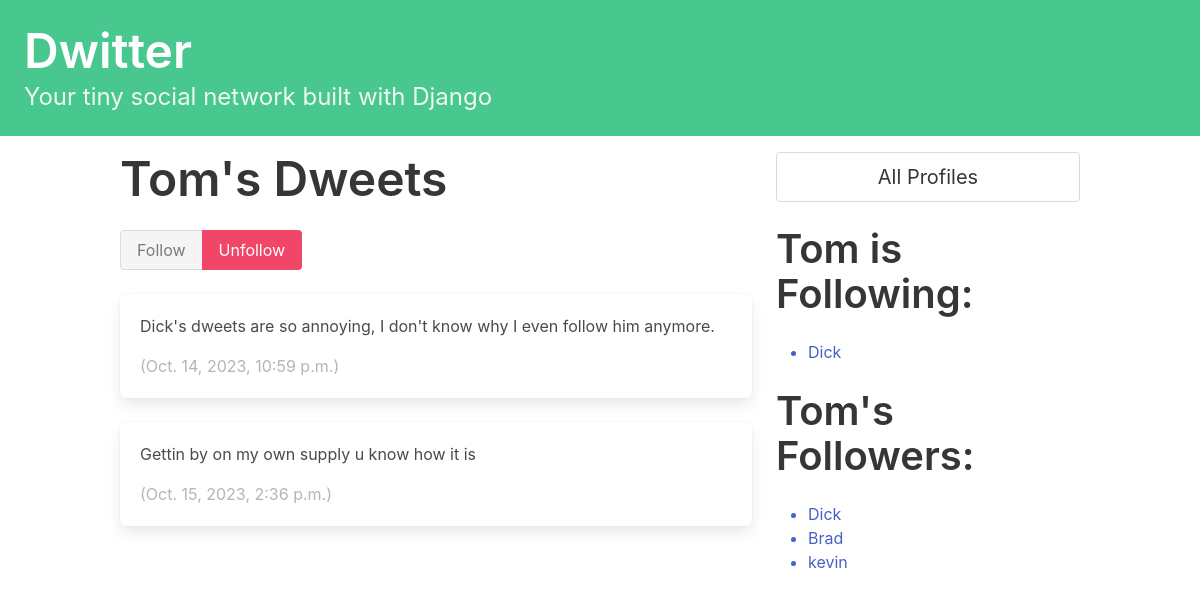
The app's page /profile/6 (signed in) with its own data.
### dwitter/models.py (models this page shows, shortened)
class Profile(models.Model):
    user = models.OneToOneField(User, on_delete=models.CASCADE)
    follows = models.ManyToManyField(
        "self",
        related_name="followed_by",
        symmetrical=False,
        blank=True
    )
    def __str__(self):
        return self.user.username

class Dweet(models.Model):
    user = models.ForeignKey(
        User, related_name="dweets", on_delete=models.DO_NOTHING
    )
    body = models.CharField(max_length=140)
    created_at = models.DateTimeField(auto_now_add=True)

### dwitter/views.py (the view, shortened to what this page needs)
# urls.py: path("profile/<int:pk>", profile, name="profile"),
def profile(request, pk):
    if not hasattr(request.user, 'profile'):
        missing_profile = Profile(user=request.user)
        missing_profile.save()
    profile = Profile.objects.get(pk=pk)
    return render(request, "dwitter/profile.html", {"profile": profile, "following_excluding_self": profile.follows.exclude(user=profile.user), "followers_excluding_self": profile.followed_by.exclude(user=profile.user)})

### dwitter/templates/dwitter/profile.html (shortened to what this page needs)
{% extends 'base.html' %}
{% block content %}
<div class="column is-two-thirds">
    <h1 class="title is-1">{{ profile.user.username}}'s Dweets</h1>
    <div class="block">
        <form method="post">
            <div class="buttons has-addons">
            {% if profile in user.profile.follows.all %}
                <button class="button is-success is-static">Follow</button>
                <button class="button is-danger" name="follow" value="unfollow">Unfollow</button>
            {% else %}
                <button class="button is-success" name="follow" value="follow">Follow</button>
                <button class="button is-danger is-static">Unfollow</button>
            {% endif %}
            </div>
        </form>
    </div>
    <div class="content" style="word-wrap: anywhere;">
        {% for dweet in profile.user.dweets.all %}
            <div class="box">
                <p>{{dweet.body}}</p>
                <p class="is-small has-text-grey-light">
                    ({{ dweet.created_at }})
                </p>
            </div>
        {% endfor %}
    </div>
</div>
<div class="column is-one-third">
    <div class="block">
        <a href="{% url 'dwitter:profile_list' %}">
            <button class="button is-medium is-fullwidth">All Profiles</button>
        </a>
    </div>
    <div class="block">
        <h2 class="title is-2">{{ profile.user.username}} is Following:</h2>
        <div class="content">
            <ul>
            {% if following_excluding_self.count > 0 %}
                {% for following in following_excluding_self %}
                <a href="{% url 'dwitter:profile' following.id %}">
                        <li>{{ following }}</li>
                    </a>
                {% endfor %}
            {% else %}
                <p>{{ profile.user.username}} isn't following anyone.</p>
            {% endif %}
            </ul>
        </div>
    </div>
    <div class="block">
        <h2 class="title is-2">{{ profile.user.username}}'s Followers:</h2>
        <div class="content">
            <ul>
            {% if followers_excluding_self.count > 0 %}
                {% for follower in followers_excluding_self %}
                    <a href="{% url 'dwitter:profile' follower.id %}">
                        <li>{{ follower }}</li>
                    </a>
                {% endfor %}
            {% else %}
                <p>No users are following {{ profile.user.username}}.</p>
            {% endif %}
            </ul>
        </div>
    </div>
</div>
{% endblock content %}

### records on screen
Profile: user.username "Tom"
Dweet: body "Dick's dweets are so annoying, I don't know why I even follow him anymore.", created_at "Oct. 14, 2023, 10:59 p.m."
Dweet: body "Gettin by on my own supply u know how it is", created_at "Oct. 15, 2023, 2:36 p.m."
Profile: user.username "Dick"
Profile: user.username "Brad"
Profile: user.username "kevin"
